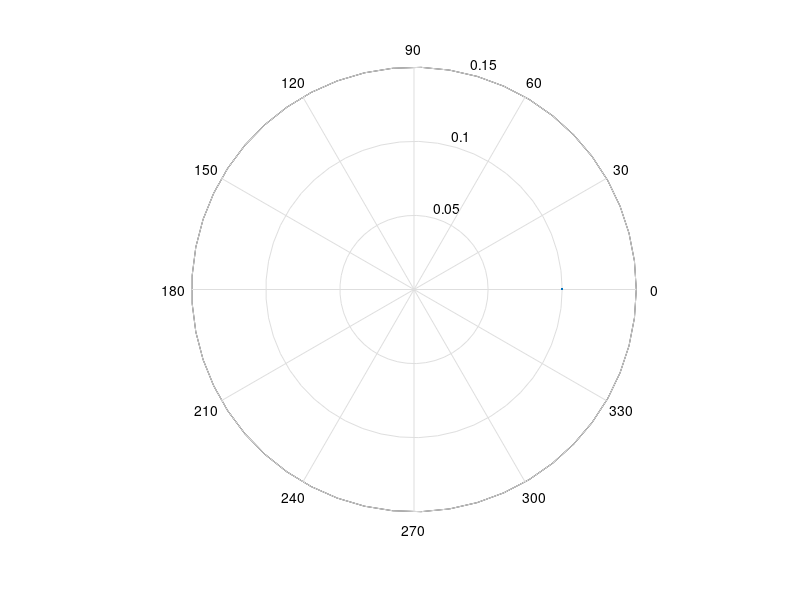
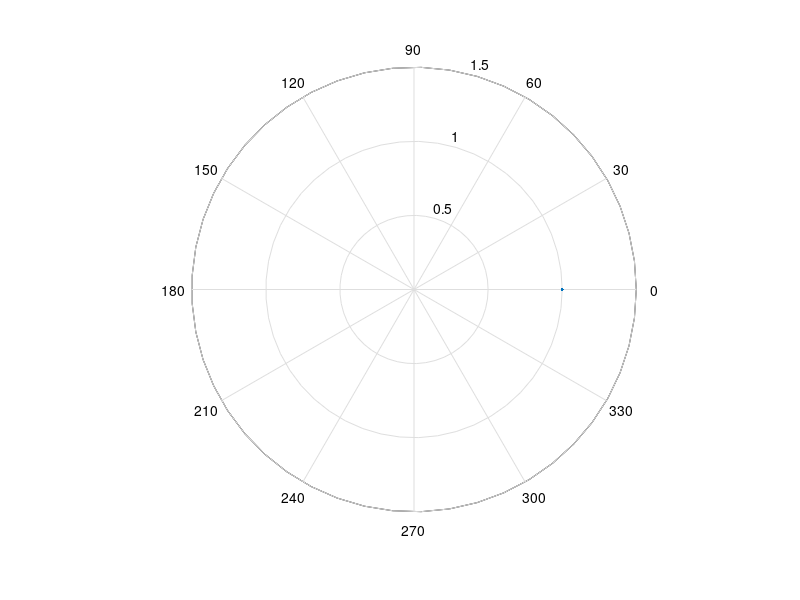

Recreate these plots in MATLAB, in order.
clear all

G1 = zpk([-1 -0.5],[-5],1);
G2 = tf([1],[1 0.25 1]);

w = logspace(-3,7,1000000);

[mag,phase] = bode(G1,w);
[mag2,phase2] = bode(G2,w);

mag = mag(1,:);
phase = phase(1,:);
mag2 = mag2(1,:);
phase2 = phase2(1,:);

figure
polar(phase*pi/180,mag)
figure
polar(phase2*pi/180,mag2)